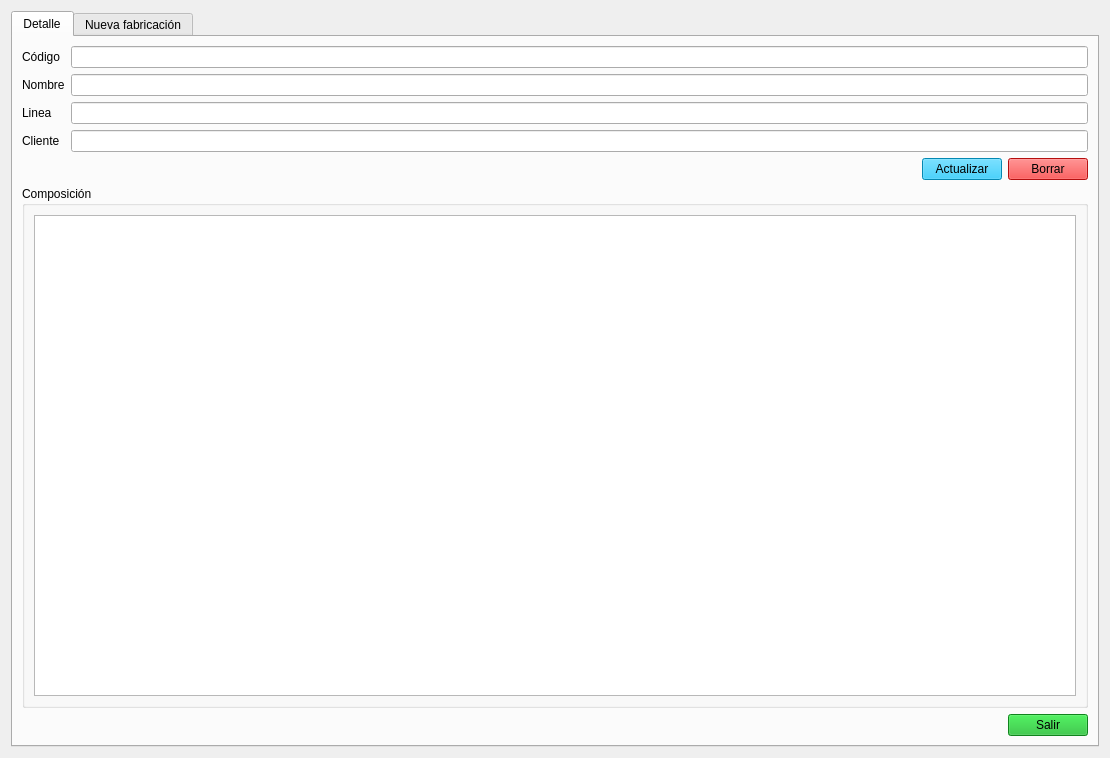
<?xml version="1.0" encoding="UTF-8"?>
<ui version="4.0">
 <class>Form</class>
 <widget class="QWidget" name="Form">
  <property name="windowModality">
   <enum>Qt::WindowModal</enum>
  </property>
  <property name="geometry">
   <rect>
    <x>0</x>
    <y>0</y>
    <width>1110</width>
    <height>758</height>
   </rect>
  </property>
  <property name="windowTitle">
   <string>Detalle Producto</string>
  </property>
  <property name="styleSheet">
   <string notr="true">QPushButton{

	
	background-color: rgb(6, 191, 249);

}</string>
  </property>
  <layout class="QVBoxLayout" name="verticalLayout">
   <item>
    <widget class="QTabWidget" name="tabWidget">
     <property name="currentIndex">
      <number>0</number>
     </property>
     <widget class="QWidget" name="tab_detalle">
      <attribute name="title">
       <string>Detalle</string>
      </attribute>
      <layout class="QVBoxLayout" name="verticalLayout_3">
       <item>
        <layout class="QFormLayout" name="formLayout">
         <item row="0" column="0">
          <widget class="QLabel" name="lbl_codigo_det">
           <property name="text">
            <string>Código</string>
           </property>
          </widget>
         </item>
         <item row="0" column="1">
          <widget class="QLineEdit" name="le_codigo_det">
           <property name="readOnly">
            <bool>true</bool>
           </property>
          </widget>
         </item>
         <item row="1" column="0">
          <widget class="QLabel" name="lbl_nombre_det">
           <property name="text">
            <string>Nombre</string>
           </property>
          </widget>
         </item>
         <item row="1" column="1">
          <widget class="QLineEdit" name="le_nombre_det"/>
         </item>
         <item row="2" column="0">
          <widget class="QLabel" name="lbl_linea_det">
           <property name="text">
            <string>Linea</string>
           </property>
          </widget>
         </item>
         <item row="2" column="1">
          <widget class="QLineEdit" name="le_linea_det"/>
         </item>
         <item row="3" column="0">
          <widget class="QLabel" name="lbl_cliente_det">
           <property name="text">
            <string>Cliente</string>
           </property>
          </widget>
         </item>
         <item row="3" column="1">
          <widget class="QLineEdit" name="le_cliente_det"/>
         </item>
        </layout>
       </item>
       <item>
        <layout class="QHBoxLayout" name="horizontalLayout_2">
         <item>
          <spacer name="horizontalSpacer_2">
           <property name="orientation">
            <enum>Qt::Horizontal</enum>
           </property>
           <property name="sizeHint" stdset="0">
            <size>
             <width>40</width>
             <height>20</height>
            </size>
           </property>
          </spacer>
         </item>
         <item>
          <widget class="QPushButton" name="btn_actualizar_det">
           <property name="text">
            <string>Actualizar</string>
           </property>
          </widget>
         </item>
         <item>
          <widget class="QPushButton" name="btn_borrar_det">
           <property name="styleSheet">
            <string notr="true">background-color: rgb(254, 20, 20);</string>
           </property>
           <property name="text">
            <string>Borrar</string>
           </property>
          </widget>
         </item>
        </layout>
       </item>
       <item>
        <widget class="QGroupBox" name="groupBox">
         <property name="title">
          <string>Composición</string>
         </property>
         <layout class="QVBoxLayout" name="verticalLayout_2">
          <item>
           <widget class="QTableView" name="tv_composicion_prod"/>
          </item>
         </layout>
        </widget>
       </item>
       <item>
        <layout class="QHBoxLayout" name="horizontalLayout">
         <property name="spacing">
          <number>9</number>
         </property>
         <item>
          <spacer name="horizontalSpacer">
           <property name="orientation">
            <enum>Qt::Horizontal</enum>
           </property>
           <property name="sizeType">
            <enum>QSizePolicy::MinimumExpanding</enum>
           </property>
           <property name="sizeHint" stdset="0">
            <size>
             <width>20</width>
             <height>13</height>
            </size>
           </property>
          </spacer>
         </item>
         <item>
          <widget class="QPushButton" name="btn_cerrar_det">
           <property name="styleSheet">
            <string notr="true">background-color: rgb(22, 183, 40);</string>
           </property>
           <property name="text">
            <string>Salir</string>
           </property>
          </widget>
         </item>
        </layout>
       </item>
      </layout>
     </widget>
     <widget class="QWidget" name="tab_fabricacion">
      <attribute name="title">
       <string>Nueva fabricación</string>
      </attribute>
      <layout class="QVBoxLayout" name="verticalLayout_4">
       <item>
        <layout class="QFormLayout" name="formLayout_2">
         <item row="0" column="0">
          <widget class="QLabel" name="lbl_fecha_fab">
           <property name="text">
            <string>Fecha</string>
           </property>
          </widget>
         </item>
         <item row="1" column="0">
          <widget class="QLabel" name="lbl_codigo_fab">
           <property name="text">
            <string>Código</string>
           </property>
          </widget>
         </item>
         <item row="1" column="1">
          <widget class="QLineEdit" name="le_codigo_fab">
           <property name="readOnly">
            <bool>true</bool>
           </property>
          </widget>
         </item>
         <item row="2" column="0">
          <widget class="QLabel" name="lbl_produto_fab">
           <property name="text">
            <string>Producto</string>
           </property>
          </widget>
         </item>
         <item row="2" column="1">
          <widget class="QLineEdit" name="le_producto_fab">
           <property name="readOnly">
            <bool>true</bool>
           </property>
          </widget>
         </item>
         <item row="3" column="0">
          <widget class="QLabel" name="lbl_cantidad_fab">
           <property name="text">
            <string>Cantidad</string>
           </property>
          </widget>
         </item>
         <item row="3" column="1">
          <widget class="QLineEdit" name="le_cantidad_fab"/>
         </item>
         <item row="4" column="0">
          <widget class="QLabel" name="lbl_lote_fab">
           <property name="text">
            <string>Lote</string>
           </property>
          </widget>
         </item>
         <item row="4" column="1">
          <widget class="QLineEdit" name="le_lote_fab"/>
         </item>
         <item row="5" column="0">
          <widget class="QLabel" name="lbl_fecha_cad_fab">
           <property name="text">
            <string>Fecha Caducidad</string>
           </property>
          </widget>
         </item>
         <item row="6" column="0">
          <widget class="QLabel" name="lbl_equipo_fab">
           <property name="text">
            <string>Equipo</string>
           </property>
          </widget>
         </item>
         <item row="6" column="1">
          <widget class="QComboBox" name="cb_equipo_fab"/>
         </item>
         <item row="0" column="1">
          <widget class="QDateEdit" name="de_fecha_fab">
           <property name="enabled">
            <bool>false</bool>
           </property>
           <property name="font">
            <font>
             <hintingpreference>PreferVerticalHinting</hintingpreference>
            </font>
           </property>
           <property name="readOnly">
            <bool>true</bool>
           </property>
           <property name="buttonSymbols">
            <enum>QAbstractSpinBox::NoButtons</enum>
           </property>
           <property name="displayFormat">
            <string>dd/MM/yyyy</string>
           </property>
           <property name="calendarPopup">
            <bool>false</bool>
           </property>
           <property name="date">
            <date>
             <year>2024</year>
             <month>1</month>
             <day>1</day>
            </date>
           </property>
          </widget>
         </item>
         <item row="5" column="1">
          <widget class="QDateEdit" name="de_fecha_cad_fab">
           <property name="enabled">
            <bool>true</bool>
           </property>
           <property name="buttonSymbols">
            <enum>QAbstractSpinBox::NoButtons</enum>
           </property>
           <property name="displayFormat">
            <string>dd/MM/yyyy</string>
           </property>
           <property name="calendarPopup">
            <bool>true</bool>
           </property>
           <property name="date">
            <date>
             <year>2024</year>
             <month>1</month>
             <day>1</day>
            </date>
           </property>
          </widget>
         </item>
        </layout>
       </item>
       <item>
        <layout class="QHBoxLayout" name="horizontalLayout_3">
         <item>
          <spacer name="horizontalSpacer_3">
           <property name="orientation">
            <enum>Qt::Horizontal</enum>
           </property>
           <property name="sizeHint" stdset="0">
            <size>
             <width>40</width>
             <height>20</height>
            </size>
           </property>
          </spacer>
         </item>
         <item>
          <widget class="QPushButton" name="btn_add_fab">
           <property name="text">
            <string>Añadir</string>
           </property>
          </widget>
         </item>
        </layout>
       </item>
       <item>
        <widget class="QGroupBox" name="groupBox_2">
         <property name="title">
          <string>Fabricaciones</string>
         </property>
         <layout class="QVBoxLayout" name="verticalLayout_5">
          <item>
           <widget class="QTableView" name="tv_fab_historico">
            <property name="frameShape">
             <enum>QFrame::StyledPanel</enum>
            </property>
           </widget>
          </item>
         </layout>
        </widget>
       </item>
       <item>
        <layout class="QHBoxLayout" name="horizontalLayout_4">
         <item>
          <spacer name="horizontalSpacer_4">
           <property name="orientation">
            <enum>Qt::Horizontal</enum>
           </property>
           <property name="sizeHint" stdset="0">
            <size>
             <width>40</width>
             <height>20</height>
            </size>
           </property>
          </spacer>
         </item>
         <item>
          <widget class="QPushButton" name="btn_imprimir_fab">
           <property name="styleSheet">
            <string notr="true">background-color: rgb(245, 194, 17);</string>
           </property>
           <property name="text">
            <string>Imprimir</string>
           </property>
          </widget>
         </item>
         <item>
          <widget class="QPushButton" name="btn_cerrar_fab">
           <property name="styleSheet">
            <string notr="true">background-color: rgb(22, 183, 40);</string>
           </property>
           <property name="text">
            <string>Salir</string>
           </property>
          </widget>
         </item>
        </layout>
       </item>
      </layout>
     </widget>
    </widget>
   </item>
  </layout>
 </widget>
 <resources/>
 <connections/>
</ui>
